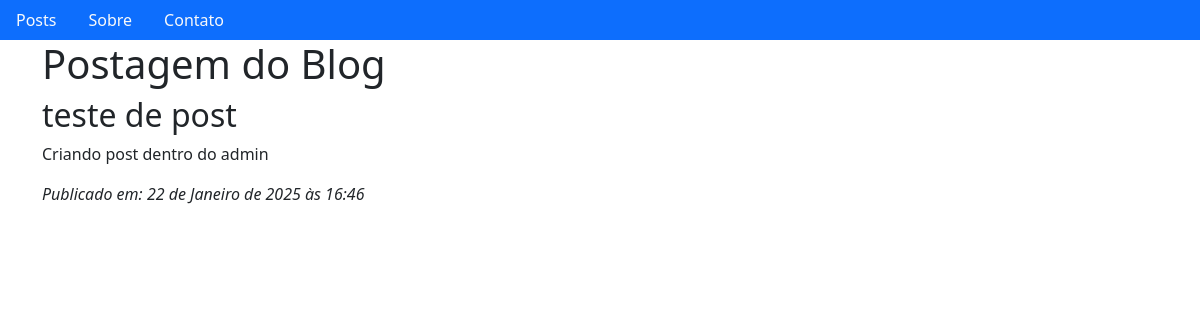
Before: / with the older database file.
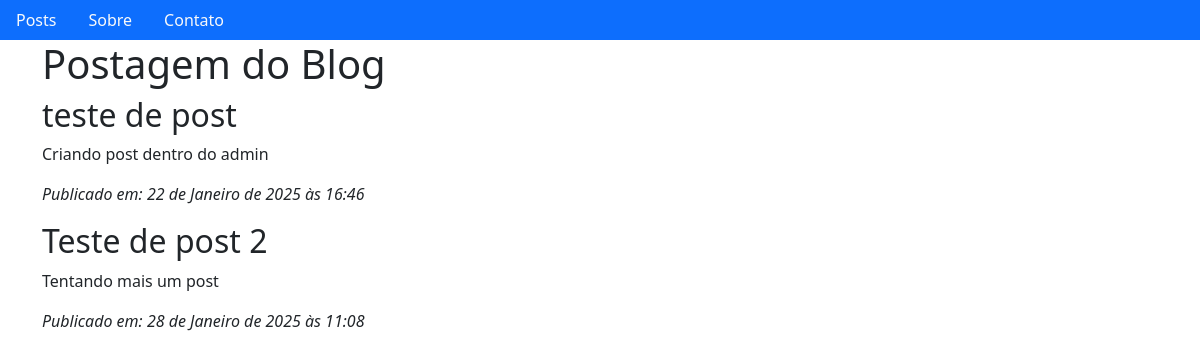
After: the same page with the newer database file.
### post/models.py (models this page shows, shortened)
class Post(models.Model):
    title = models.CharField(max_length=100)
    content = models.TextField()
    create_at = models.DateTimeField(auto_now_add=True)

### post/views.py (the view)
# urls.py: path('', post_list),
def post_list(request):
    posts = Post.objects.all()
    return render(request, "post_list.html", {"posts": posts })

### post/templates/post_list.html (shortened to what this page needs)
{% extends "base.html" %}
{% block content %}
    <h1>Postagem do Blog</h1>
    {% for post in posts %}
        <h2>{{ post.title }}</h2>
        <p>{{ post.content }}</p>
        <p><em>Publicado em: {{ post.create_at }}</em></p>
    {% endfor %}
{% endblock %}

### templates/base.html (shortened to what this page needs)
<!DOCTYPE html>
<html lang="pt-br">
<head>
    {% load bootstrap5 %}
    {% bootstrap_css %}
</head>
<body>
    <nav class="nav bg-primary">
            <ul class="nav">
                <li class="nav-item">
                    <a href="" class="nav-link link-light">Posts</a>
                </li>
                <li class="nav-item">
                    <a href="/about/" class="nav-link link-light">Sobre</a>
                </li>
                <li class="nav-item">
                    <a href="/contact/" class="nav-link link-light">Contato</a>
                </li>
            </ul>
    </nav>
    <div class="container">
        {% block content %}
        {% endblock%}
    </div>
</body>
</html>

Changed rows visible on the page:
added Post: title "Teste de post 2", content "Tentando mais um post", create_at "28 de Janeiro de 2025 às 11:08"
